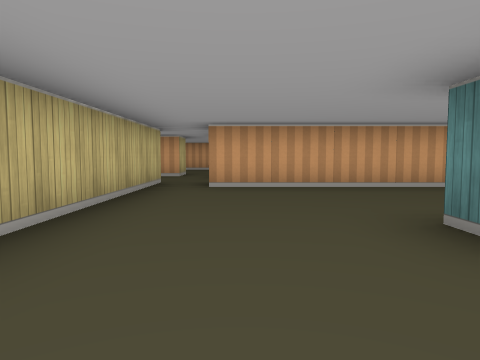
view 1 (above)

19 first-person views from a walk through a cub3D maze. The camera is about half as high as the walls, tilts 4° down and sees 70° across. The floor is counted in squares. Each view is taken from the middle of a square. On the plan, view 1 faces up. The plan holds only what a view shows up to about 9 squares ahead; the rest is blank. The place goes on beyond the plan.

view 2
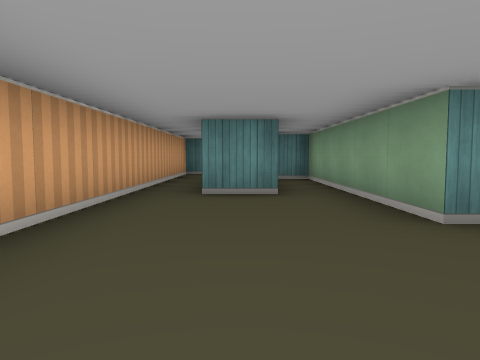

view 3
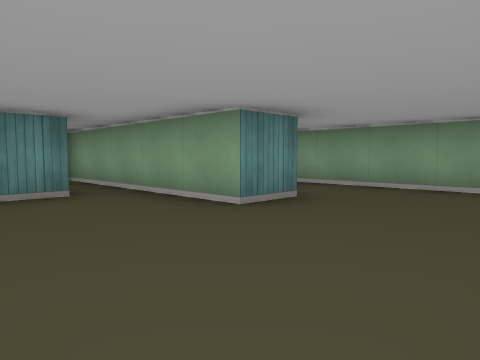

view 4
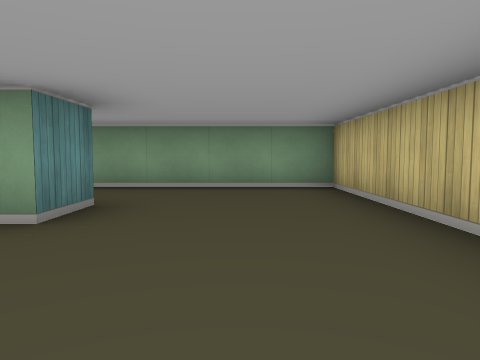

view 5
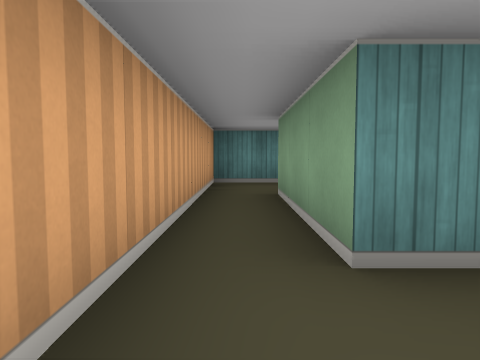

view 6
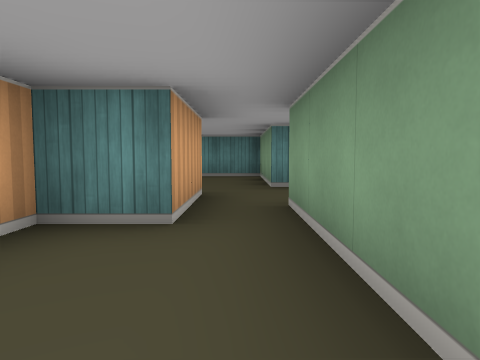

view 7
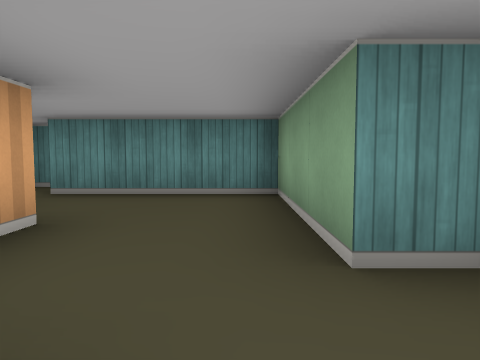

view 8
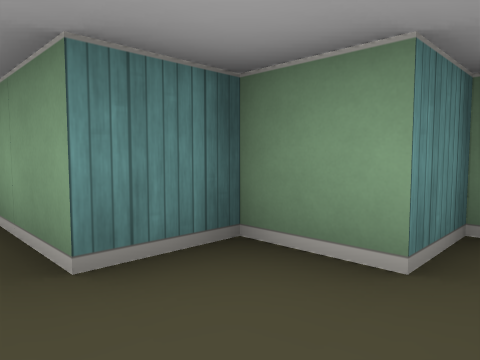

view 9
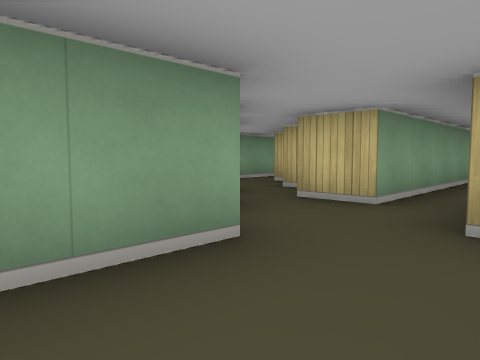

view 10
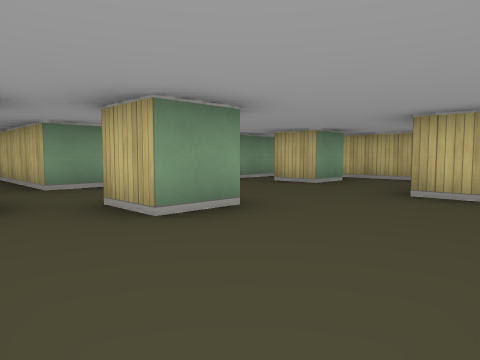

view 11
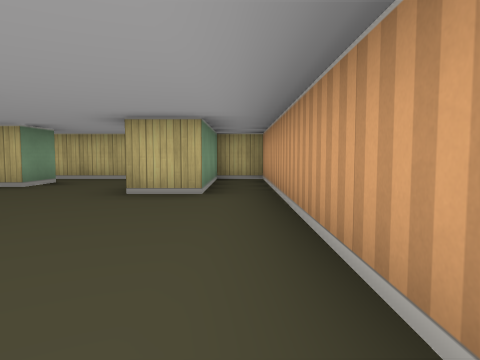

view 12
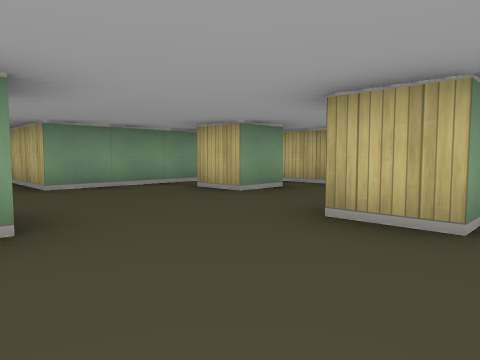

view 13
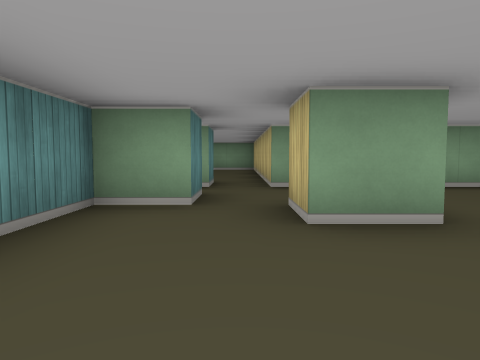

view 14
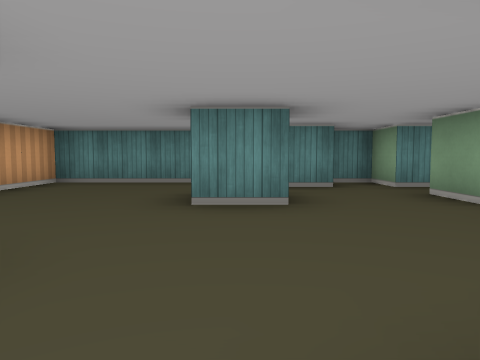

view 15
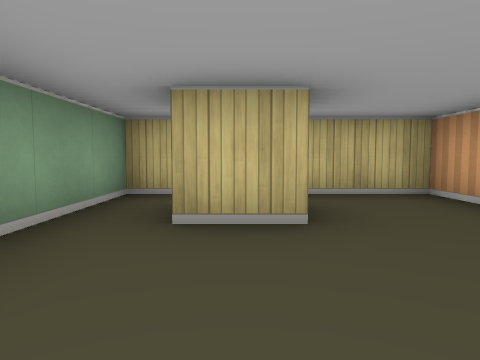

view 16
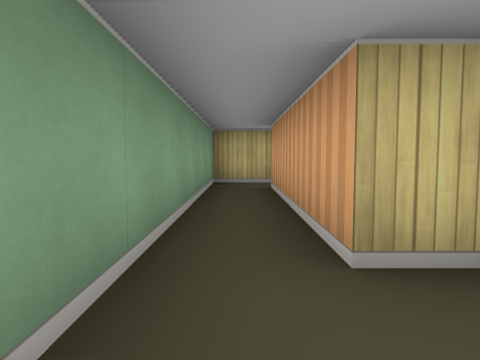

view 17
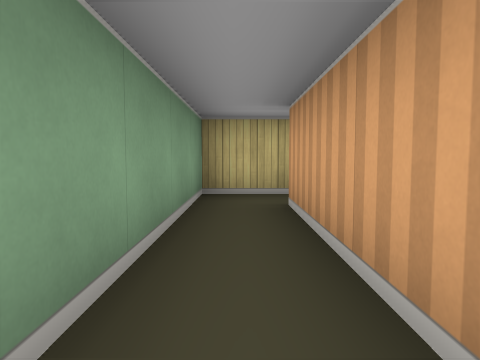

view 18
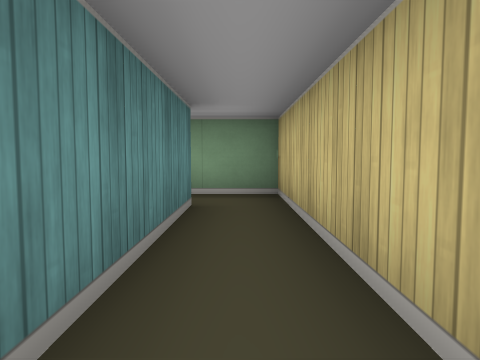

view 19
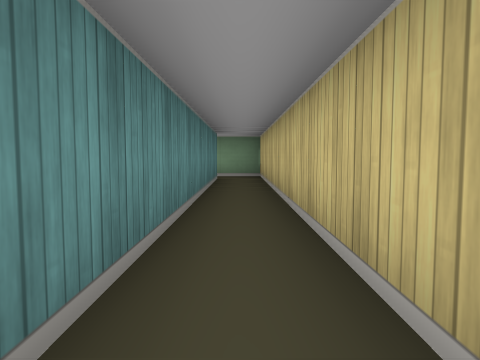

### Floor plan
Points are (right, up) in squares from view 1. A wall is a line through its corners. A room is listed if a view was taken in it or the views show most of it. See-through windows are left out.
Room 1 (views 1, 2, 3, 4, 5, 6)
walls: (1.5, 1.4) (1.5, 2.5) (6.5, 2.5) (6.5, 3.2); (3.5, 3.4) (3.5, 4.5) (6.5, 4.5); (-1.5, 5.5) (-1.5, -0.5) (3.5, -0.5); (3.5, 0.5) (2.5, 0.5) (2.5, 1.5) (2, 1.5); (6.5, 5.5) (-0.5, 5.5)
ways out: opening at (3, 0) to room 2; opening at (-1, 6) to room 3; opening at (7, 5) to room 6
Room 2 (views 7, 8, 9)
walls: (4.5, 0.5) (3.5, 0.5); (6.5, 1.5) (6, 1.5); (3.5, -0.5) (3.5, -1.5); (4.5, -2.6) (4.5, -1.5) (5.5, -1.5) (5.5, -0.5) (8.5, -0.5) (8.5, 1.5)
ways out: opening at (3, 0) to room 1; opening at (3, -2) to room 4; opening at (8, 2) to room 6
Room 3 (views 10, 11, 12, 13, 14, 15, 18, 19)
walls: (-2.5, 8.4) (-2.5, 9.5) (-1.5, 9.5) (-1.5, 8.5) (-2, 8.5); (-2.5, 6.5) (-1.5, 6.5) (-1.5, 5.5); (-0.5, 7.4) (-0.5, 8.5) (0.5, 8.5) (0.5, 12.5) (-7.5, 12.5) (-7.5, 11.5) (-4.5, 11.5) (-4.5, 10.5); (-0.5, 5.5) (-0.5, 6.5) (0.5, 6.5) (0.5, 7.2); (-6.6, 8.5) (-5.5, 8.5) (-5.5, 7.5); (-6.5, 10.5) (-7.5, 10.5) (-7.5, 6.5) (-3.5, 6.5) (-3.5, -3.5); (-2.5, -3.5) (-2.5, 3.4)
ways out: opening at (-1, 6) to room 1; opening at (-3, -3) to room 5
Room 4 (view 16)
walls: (1.5, -2.9) (1.5, -3.5); (1.4, -4.5) (2.4, -4.5)
ways out: opening at (3, -2) to room 2; opening at (2, -4) to room 5
Room 5 (view 17)
walls: (-3.5, -3.5) (-3.5, -4.5) (1.4, -4.5); (1.5, -3.5) (-2.5, -3.5)
ways out: opening at (-3, -3) to room 3; opening at (2, -4) to room 4
Room 6 (no view inside)
walls: (8.5, 4.2) (8.5, 5.5) (6.5, 5.5); (8.5, 1.5) (8.5, 2.5)
ways out: opening at (7, 5) to room 1; opening at (8, 2) to room 2

Where each view was taken, in squares from view 1:
view 1: 0 up, 0 right, facing up
view 2: 4 up, 1 left, facing right
view 3: 5 up, 1 left, facing down-right
view 4: 5 up, 0 right, facing down
view 5: 5 up, 2 right, facing right
view 6: 0 up, 0 right, facing right
view 7: 0 up, 4 right, facing right
view 8: 0 up, 4 right, facing down-right
view 9: 1 up, 7 right, facing down-left
view 10: 12 up, 0 right, facing down-left
view 11: 12 up, 0 right, facing left
view 12: 12 up, 2 left, facing down-left
view 13: 12 up, 1 left, facing down
view 14: 9 up, 6 left, facing right
view 15: 8 up, 3 left, facing left
view 16: 4 down, 3 right, facing left
view 17: 4 down, 1 right, facing left
view 18: 0 up, 3 left, facing down
view 19: 4 up, 3 left, facing down
